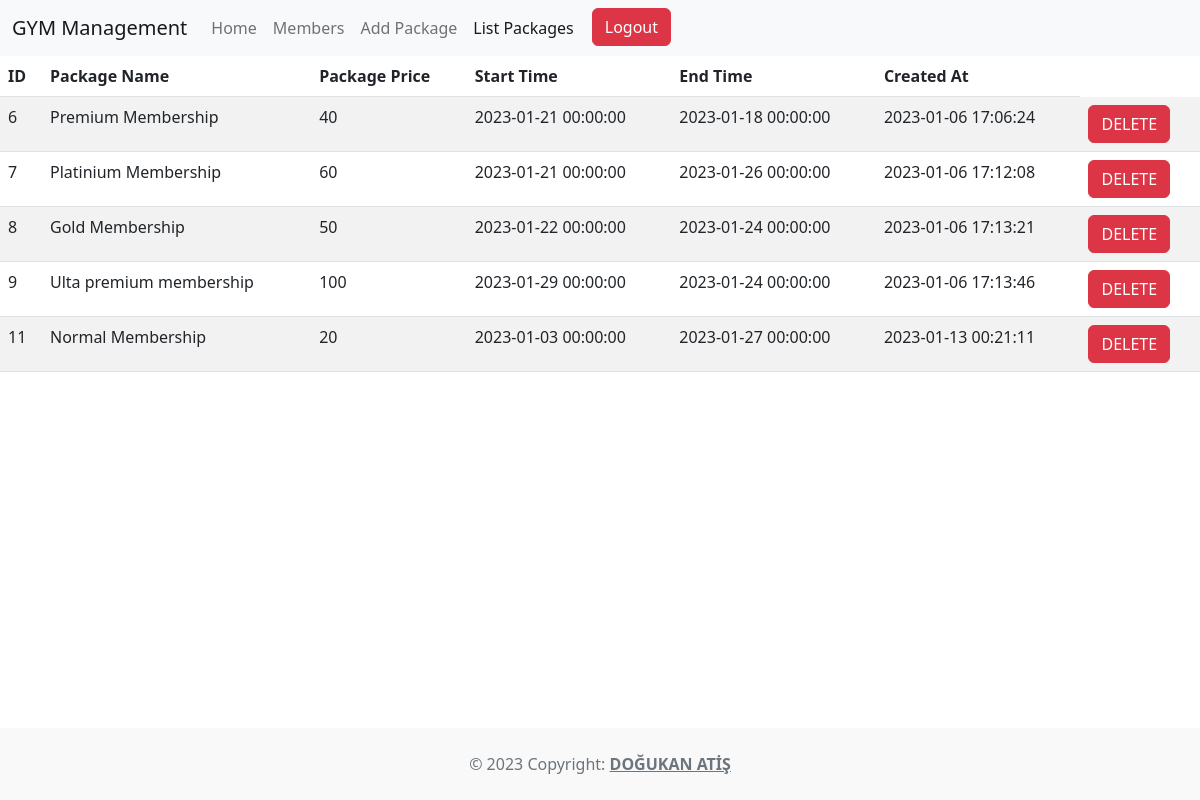
Screenshot of /app/view/list_packages.php (signed in) with the database file from the repository.
### tables this page shows
CREATE TABLE `packages` (
  `id` int(11) NOT NULL,
  `name` varchar(50) NOT NULL,
  `price` varchar(255) NOT NULL,
  `start_time` datetime NOT NULL,
  `end_time` datetime NOT NULL,
  `created_at` datetime DEFAULT current_timestamp(),
  `quota` int(11) DEFAULT 0
);

### app/view/list_packages.php (the view, shortened to what this page needs)
<!DOCTYPE html>
<html lang="en">
<head>
     <link href="https://cdn.jsdelivr.net/npm/bootstrap@5.2.3/dist/css/bootstrap.min.css" rel="stylesheet">
</head>
<body class="d-flex flex-column min-vh-100">
<nav class="navbar navbar-expand-lg bg-light">
        <div class="container-fluid">
          <a class="navbar-brand" href="#">GYM Management</a>
          <div class="collapse navbar-collapse" id="navbarNav">
            <ul class="navbar-nav">
              <li class="nav-item">
                <a class="nav-link" aria-current="page" href="../view/home.php">Home</a>
              </li>
              <li class="nav-item">
                <a class="nav-link" href="../view/members.php">Members</a>
              </li>
              <li class="nav-item">
                <a class="nav-link" href="./add_package.html">Add Package</a>
              </li>
              <li class="nav-item">
                <a class="nav-link active" href="./list_packages.php">List Packages</a>
              </li>
              <li style="padding-left: 10px;">
                <form action="../core/logout.php" method="GET">
                    <button type="submit" class="btn btn-danger" >Logout</button>
                </form>
              </li>
            </ul>
          </div>
        </div>
  </nav>
<?php
require_once "./Config.php";
try{
$sql = "SELECT * FROM packages ORDER BY id";
if($result = mysqli_query($connection, $sql)){
       if(mysqli_num_rows($result) > 0){
           echo "<table class='table table-striped'>";
           echo "
           <thead>
           <tr>
           <th scope='col'>ID</th>
           <th scope='col'>Package Name</th>
           <th scope='col'>Package Price</th>
           <th scope='col'>Start Time</th>
           <th scope='col'>End Time</th>
           <th scope='col'>Created At</th>
           </tr>
           </thead><tbody>         ";
           while ($row = mysqli_fetch_array($result)) {
            $link = "./delete_package.php?package_id=" . $row["id"];
               echo "<tr>";
               echo "<td>" . $row['id'] . "</td>";
               echo "<td>" . $row['name'] . "</td>";
               echo "<td>" . $row['price'] . "</td>";
               echo "<td>" . $row['start_time'] . "</td>";
               echo "<td>" . $row['end_time'] . "</td>";
               echo "<td>" . $row['created_at'] . "</td>";
               echo "<td>" . " <a class='btn btn-danger' href=' " . $link . "' role='button'>DELETE</a>" . "</td>";
               echo "</tr>";
           }
           echo "</tbody></table>";
       } else{
           echo "
           <p class='text-center display-6 text-danger pt-5'>
           There is no record.
           </p>
            ";
       }
}else{
    echo "Connection error.";
}
}catch(Exception $e) {
    echo $e;
}
?>
<footer class="text-center text-lg-start bg-white text-muted mt-auto">
  <div class="text-center p-4" style="background-color: rgba(0, 0, 0, 0.025);">
      © 2023 Copyright:
       <a class="text-reset fw-bold" href="#">DOĞUKAN ATİŞ</a>
    </div>
</footer>
</body>
</html>

### rows the page displays
packages: id "6", name "Premium Membership", price "40", start_time "2023-01-21 00:00:00", end_time "2023-01-18 00:00:00", created_at "2023-01-06 17:06:24"
packages: id "7", name "Platinium Membership", price "60", start_time "2023-01-21 00:00:00", end_time "2023-01-26 00:00:00", created_at "2023-01-06 17:12:08"
packages: id "8", name "Gold Membership", price "50", start_time "2023-01-22 00:00:00", end_time "2023-01-24 00:00:00", created_at "2023-01-06 17:13:21"
packages: id "9", name "Ulta premium membership", price "100", start_time "2023-01-29 00:00:00", end_time "2023-01-24 00:00:00", created_at "2023-01-06 17:13:46"
packages: id "11", name "Normal Membership", price "20", start_time "2023-01-03 00:00:00", end_time "2023-01-27 00:00:00", created_at "2023-01-13 00:21:11"
